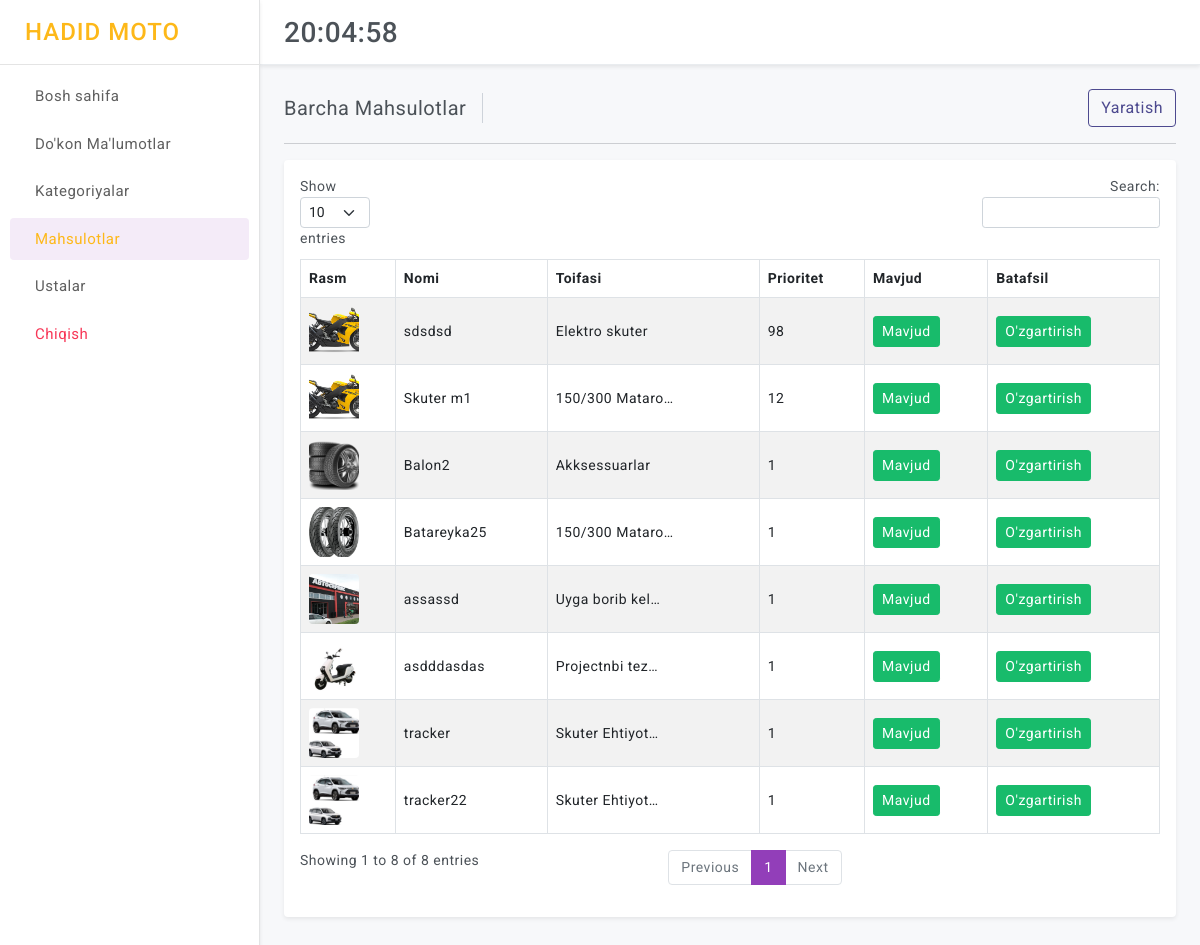
Page /sklad/products/ (signed in) on the committed database.
### control/models.py (models this page shows, shortened)
class Product(models.Model):
    category = models.ForeignKey(Category, on_delete=models.SET_NULL, null=True, blank=True)
    title = models.CharField(max_length=225)
    subtitle = models.CharField(max_length=225, null=True, blank=True)
    slug = models.CharField(max_length=250, default="")
    company = models.CharField(max_length=225, null=True, blank=True)
    description = models.TextField()
    price = models.IntegerField(null=True, blank=True)
    available_price = models.BooleanField(default=True) # False bosa o'chgan
    discount = models.IntegerField(default=0, null=True, blank=True)
    old_price = models.IntegerField(null=True, blank=True)
    priority = models.IntegerField(default=0, null=True, blank=True)
    image_max = ResizedImageField(size=[400, 400], quality=100, upload_to="product/")
    image_min = ResizedImageField(size=[300, 300], quality=100, upload_to="product/")
    available = models.BooleanField(default=True) # False bosa o'chgan
    is_active = models.BooleanField(default=True) # False bosa bloklangan
    popular = models.BooleanField(default=False) # False bosa popular emas True bo'lsa popular
    date_created = models.DateTimeField(auto_now_add=True)
    class Meta:
        ordering = ('-priority',)

class Category(models.Model):
    title = models.CharField(max_length=250)
    priority = models.IntegerField(default=0)
    slug = models.CharField(max_length=250, default="")
    nav = models.BooleanField(default=False) # False bosa popular emas True bo'lsa popular
    available = models.BooleanField(default=True) # False bosa o'chgan
    is_active = models.BooleanField(default=True) # False bosa bloklangan
    class Meta:
        ordering = ('-priority',)

### control/views.py (the view)
# urls.py: path("products/", views.control_products_all, name="control_products_all"),
@login_required(login_url='login')
def control_products_all(request):
    products = Product.objects.filter(available=True, is_active=True)
    context = {
        "base": base_context(request=request),
        "products": products
    }
    return render(request, "control/products/all.html", context)

### control/views.py (called while the page is built)
def base_context(request):
    try:
        code = request.build_absolute_uri().split('?')[1]
    except:
        code = None
    context = {
        "code": code
    }
    return context

### templates/control/products/all.html (shortened to what this page needs)
{% extends 'control/base.html' %}
{% load static %}
      {% block page_title %}Barcha Mahsulotlar{% endblock page_title %}
      {% block add %}
      <div class="ms-auto d-block">
        <div class="btn-group">
          <a href="{% url 'control_product_add' %}" class="btn btn-outline-primary d-block">Yaratish</a>
        </div>
      </div>
      {% endblock add %}
      {% block content %}
        <div class="card">
          <div class="card-body">
              <div class="table-responsive">
                  <table id="example" class="table table-striped table-bordered" style="width:100%">
                      <thead>
                          <tr>
                              <th>Rasm</th>
                              <th>Nomi</th>
                              <th>Toifasi</th>
                              <th>Prioritet</th>
                              <th>Mavjud</th>
                              <th>Batafsil</th>
                          </tr>
                      </thead>
                      <tbody>
                          {% for product in products %}
                          <tr style="vertical-align: middle;" class="table{{product.id}}">
                              <td><img height="50" width="50"  class="rounded" src="{{product.image_min.url}}" alt="img_not_found" style="object-fit: cover;"></td>
                              <td>{{ product.title | truncatechars:20 }}</td>
                              <td>{{ product.category.title | truncatechars:15 }}</td>
                              <td>{{ product.priority }}</td>
                              {% if product.is_active %}
                              <td><a type="disabled" class="btn btn-success btn-sm"> Mavjud </a></td>
                              {% else %}
                              <td><a type="disabled" class="btn btn-danger btn-sm"> Mavjud emas </a></td>
                              {% endif %}
                              <td><a href="{% url 'control_product_detail' product.id %}" class="btn btn-success btn-sm"> O'zgartirish </a>
                              </td>
                          </tr>
                          {% endfor %}
                      </tbody>
                  </table>
              </div>
          </div>
        </div>
      {% endblock content %}

### core/static/control/assets/css/style.css (style rules this page uses)
body { color: #4c5258; font-size: 14px; letter-spacing: .5px; background-color: #f7f8fa; overflow-x: hidden; font-family: Roboto, sans-serif; }
a { text-decoration: none; }
::placeholder { opacity: 0.5 !important; }
.table-responsive { white-space: nowrap; }

### templates/control/base.html (style rules this page uses)
.table-responsive { overflow-x: hidden; }

### rows in the picture
Product: image_min (picture), title "sdsdsd", category "Elektro skuter", priority "98", is_active "Mavjud"
Product: image_min (picture), title "Skuter m1", category "150/300 Mataro…", priority "12", is_active "Mavjud"
Product: image_min (picture), title "Balon2", category "Akksessuarlar", priority "1", is_active "Mavjud"
Product: image_min (picture), title "Batareyka25", category "150/300 Mataro…", priority "1", is_active "Mavjud"
Product: image_min (picture), title "assassd", category "Uyga borib kel…", priority "1", is_active "Mavjud"
Product: image_min (picture), title "asdddasdas", category "Projectnbi tez…", priority "1", is_active "Mavjud"
Product: image_min (picture), title "tracker", category "Skuter Ehtiyot…", priority "1", is_active "Mavjud"
Product: image_min (picture), title "tracker22", category "Skuter Ehtiyot…", priority "1", is_active "Mavjud"
